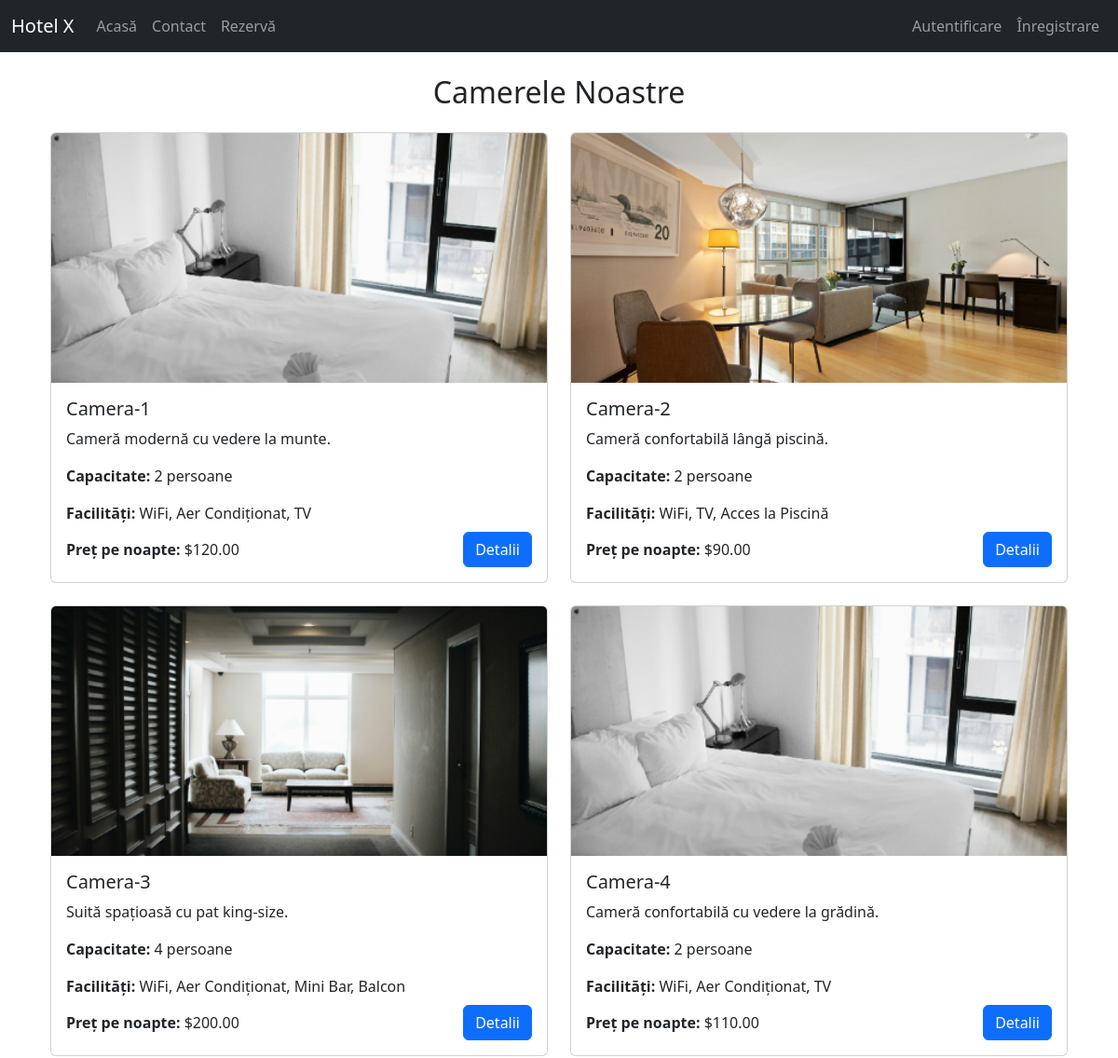
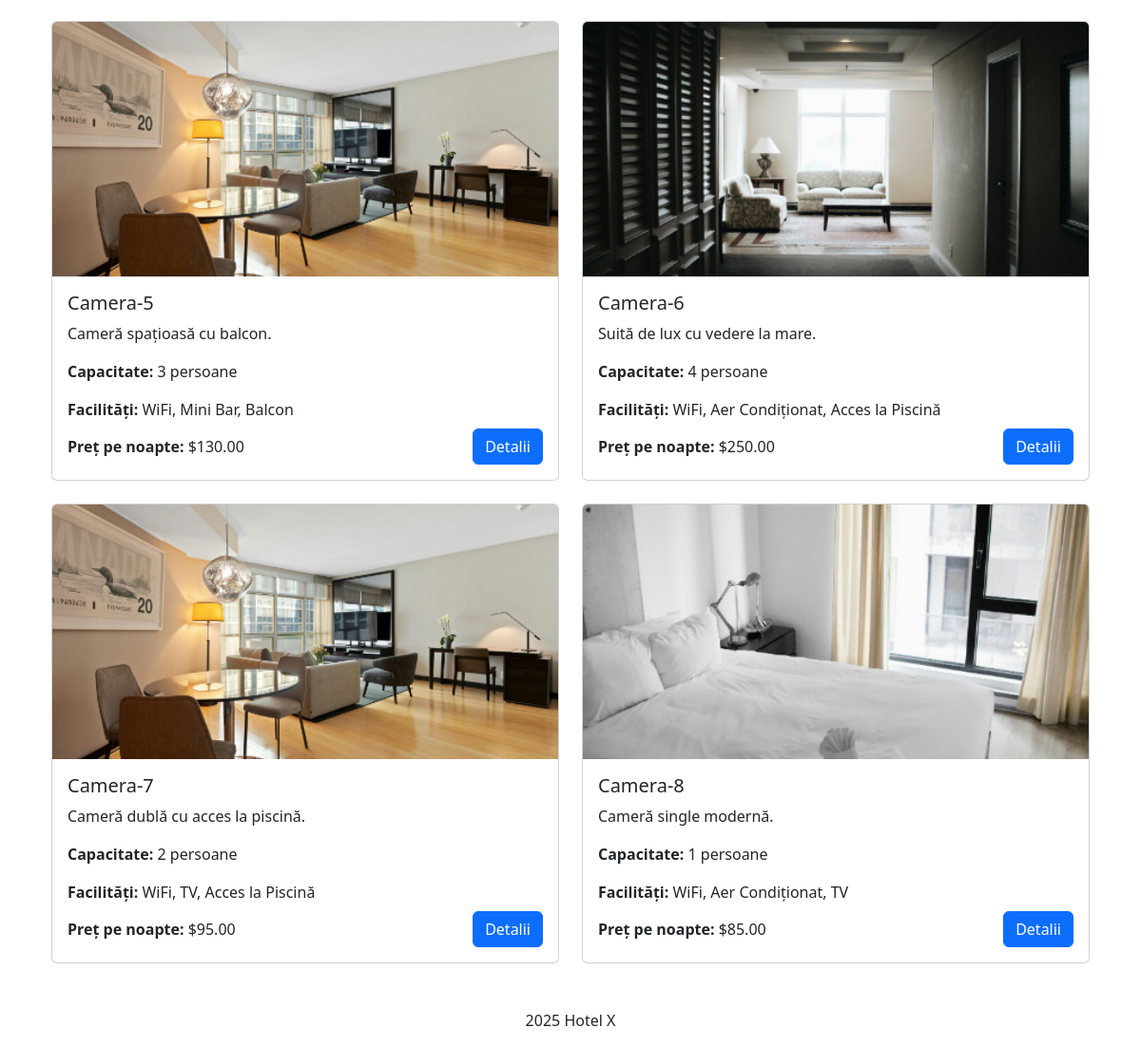
The page / on the database its author committed (2 pictures, top to bottom).
### tables this page shows
CREATE TABLE rooms (
    id INT AUTO_INCREMENT PRIMARY KEY,
    name VARCHAR(100) NOT NULL,
    description TEXT NOT NULL,
    image_url VARCHAR(255) NOT NULL,
    images JSON DEFAULT NULL,
    price_per_night DECIMAL(10, 2) NOT NULL,
    capacity INT NOT NULL,
    floor INT NOT NULL,
    popular TINYINT(1) DEFAULT 0,
    available_rooms INT NOT NULL DEFAULT 0,
    created_at TIMESTAMP DEFAULT CURRENT_TIMESTAMP
);

### routes/web.php (called while the page is built)
<?php
$routes = [
    '/' => 'HomeController@index',
    '/contact' => 'ContactController@contact',
    '/contact/submit' => 'ContactController@submit',
    '/account' => 'AccountController@index',
    '/account/cancel' => 'AccountController@cancelBooking',
    '/account/pdf' => 'PdfController@generateReceipt',
    '/account/change_currency' => 'UserController@changeCurrency',
    '/404' => 'ErrorController@notFound',
    '/register' => 'UserController@register',
    '/login' => 'UserController@login',
    '/logout' => 'UserController@logout',
    '/verify' => 'UserController@verify',
    '/admin' => 'AdminController@index',
    '/admin/bookings' => 'AdminController@bookings',
    '/admin/analytics' => 'AdminController@analytics',
    '/admin/cancel' => 'AdminController@cancelBooking',
    '/room' => 'RoomController@details',
    '/room/create' => 'RoomController@create',
    '/room/edit' => 'RoomController@edit',
    '/rooms/available' => 'RoomController@getAvailableRooms',
    '/book' => 'BookingController@book',
    '/api/rooms/available' => 'ApiController@getAvailableRooms',
    '/api/addons' => 'ApiController@getAddons',
    '/api/room' => 'ApiController@getRoomById',
    '/api/book' => 'BookingController@finalizeBooking',
    '/api/convertAmount' => 'ApiController@convertAmount',
    '/initializeBooking' => 'BookingController@initializeBooking',
];
return $routes;

### app/controllers/HomeController.php (called while the page is built, shortened)
<?php
class HomeController
{
    public function index()
    {
        $rooms = Room::getAllRooms();
        require __DIR__ . '/../views/layout.php';
    }
}

### app/models/Room.php (called while the page is built, shortened)
<?php
class Room
{
    public static function getAllRooms()
    {
        $db = Database::getInstance()->getConnection();
        $stmt = $db->query("
            SELECT rooms.*, GROUP_CONCAT(facilities.name SEPARATOR ', ') AS facilities
            FROM rooms
            LEFT JOIN room_facilities ON rooms.id = room_facilities.room_id
            LEFT JOIN facilities ON room_facilities.facility_id = facilities.id
            GROUP BY rooms.id
        ");
        return $stmt->fetchAll(PDO::FETCH_ASSOC);
    }
}
?>

### app/helpers/convertPrice.php (called while the page is built, shortened)
<?php
function convertPrice($amount, $currency = 'USD')
{
    if($currency === 'USD') {
        return formatPrice($amount, $currency);
    }
    $convertedAmount = getLiveConversionRate($amount, 'USD', $currency);
    return formatPrice($convertedAmount, $currency);
}
function formatPrice($amount, $currency)
{
    $currencySymbols = [
        'USD' => '$',
        'EUR' => '€',
        'GBP' => '£',
        'JPY' => '¥',
        'INR' => '₹',
        'CNY' => '¥',
        'AUD' => 'A$',
        'CAD' => 'C$',
        'CHF' => 'CHF',
    ];
    if (isset($currencySymbols[$currency])) {
        $symbol = $currencySymbols[$currency];
    } else {
        $symbol = $currency;
    }
    return $symbol . number_format($amount, 2);
}
?>

### app/views/home.php (the view, shortened to what this page needs)
<?php
    require_once __DIR__ . '/../helpers/convertPrice.php';
    $preferred_currency = $_SESSION['preferred_currency'];
    ?>
<div class="container-md mt-4">
    <h2 class="text-center mb-4">Camerele Noastre</h2>
    <div class="row">
        <?php foreach ($rooms as $room): ?>
            <div class="col-md-6 mb-4">
                <div class="card">
                    <img src="<?php echo htmlspecialchars($room['image_url'] ?? ''); ?>" class="card-img-top" alt="<?php echo htmlspecialchars($room['name']); ?>" style="height: 268px; object-fit: cover;">
                    <div class="card-body">
                        <h5 class="card-title"><?php echo htmlspecialchars($room['name']); ?></h5>
                        <p class="card-text"><?php echo htmlspecialchars($room['description']); ?></p>
                        <p class="card-text"><strong>Capacitate:</strong> <?php echo htmlspecialchars($room['capacity']); ?> persoane</p>
                        <p class="my-2"><strong>Facilități:</strong> <?php echo isset($room['facilities']) ? htmlspecialchars($room['facilities']) : 'N/A'; ?></p>
                        <div class="d-flex justify-content-between align-items-center">
                            <p class="card-text m-0"><strong>Preț pe noapte:</strong> <?php echo htmlspecialchars(convertPrice($room['price_per_night'],$preferred_currency)); ?></p>
                            <div>
                                <a href="/room?id=<?php echo $room['id']; ?>" class="btn btn-primary">Detalii</a>
                            </div>
                        </div>
                    </div>
                </div>
            </div>
        <?php endforeach; ?>
    </div>
</div>

### public/index.php (shortened to what this page needs)
<?php
$routes = require_once __DIR__ . '/../routes/web.php';
$requestUri = parse_url($_SERVER['REQUEST_URI'], PHP_URL_PATH);
if (array_key_exists($requestUri, $routes)) {
    $action = explode('@', $routes[$requestUri]);
    $method = $action[1];
    (new $controller)->$method();
} else {
    http_response_code(404);
    $action = explode('@', $routes['/404']);
    $controller = 'app\\controllers\\' . $action[0];
    $method = $action[1];
    (new $controller)->$method();
}
?>

### app/views/layout.php (shortened to what this page needs)
<!DOCTYPE html>
<html lang="ro">
<head>
    <link href="https://cdn.jsdelivr.net/npm/bootstrap@5.3.3/dist/css/bootstrap.min.css" rel="stylesheet">
</head>
<body>
    <nav class="navbar navbar-expand-lg navbar-dark bg-dark">
        <div class="container-fluid">
            <a class="navbar-brand" href="/">Hotel X</a>
            <div class="collapse navbar-collapse" id="navbarNav">
                <ul class="navbar-nav me-auto mb-2 mb-lg-0">
                    <li class="nav-item">
                        <a class="nav-link" href="/">Acasă</a>
                    </li>
                    <li class="nav-item">
                        <a class="nav-link" href="/contact">Contact</a>
                    </li>
                    <li class="nav-item">
                        <a class="nav-link" href="/book">Rezervă</a>
                    </li>
                </ul>
                <ul class="navbar-nav">
                    <?php if (isset($_SESSION['user'])): ?>
                        <li class="nav-item">
                            <a class="nav-link" href="/account">Contul Meu</a>
                        </li>
                        <li class="nav-item">
                            <a class="nav-link" href="/logout">Deconectare</a>
                        </li>
                        <?php if (isset($_SESSION['user']['role']) && $_SESSION['user']['role'] === 'admin'): ?>
                            <li class="nav-item">
                                <a class="nav-link" href="/admin">Admin</a>
                            </li>
                        <?php endif; ?>
                    <?php else: ?>
                        <li class="nav-item">
                            <a class="nav-link" href="/login">Autentificare</a>
                        </li>
                        <li class="nav-item">
                            <a class="nav-link" href="/register">Înregistrare</a>
                        </li>
                    <?php endif; ?>
                </ul>
            </div>
        </div>
    </nav>
    <div class="container mt-4">
        <?php include $view; ?>
    </div>
    <footer class="text-center mt-4">
        <p><?php echo date('Y'); ?> Hotel X</p>
    </footer>
</body>
</html>

### rows shown on the page
rooms: image_url (picture), name "Camera-1", description "Cameră modernă cu vedere la munte.", capacity "2", facilities "WiFi, Aer Condiționat, TV", price_per_night "$120.00"
rooms: image_url (picture), name "Camera-2", description "Cameră confortabilă lângă piscină.", capacity "2", facilities "WiFi, TV, Acces la Piscină", price_per_night "$90.00"
rooms: image_url (picture), name "Camera-3", description "Suită spațioasă cu pat king-size.", capacity "4", facilities "WiFi, Aer Condiționat, Mini Bar, Balcon", price_per_night "$200.00"
rooms: image_url (picture), name "Camera-4", description "Cameră confortabilă cu vedere la grădină.", capacity "2", facilities "WiFi, Aer Condiționat, TV", price_per_night "$110.00"
rooms: image_url (picture), name "Camera-5", description "Cameră spațioasă cu balcon.", capacity "3", facilities "WiFi, Mini Bar, Balcon", price_per_night "$130.00"
rooms: image_url (picture), name "Camera-6", description "Suită de lux cu vedere la mare.", capacity "4", facilities "WiFi, Aer Condiționat, Acces la Piscină", price_per_night "$250.00"
rooms: image_url (picture), name "Camera-7", description "Cameră dublă cu acces la piscină.", capacity "2", facilities "WiFi, TV, Acces la Piscină", price_per_night "$95.00"
rooms: image_url (picture), name "Camera-8", description "Cameră single modernă.", capacity "1", facilities "WiFi, Aer Condiționat, TV", price_per_night "$85.00"
